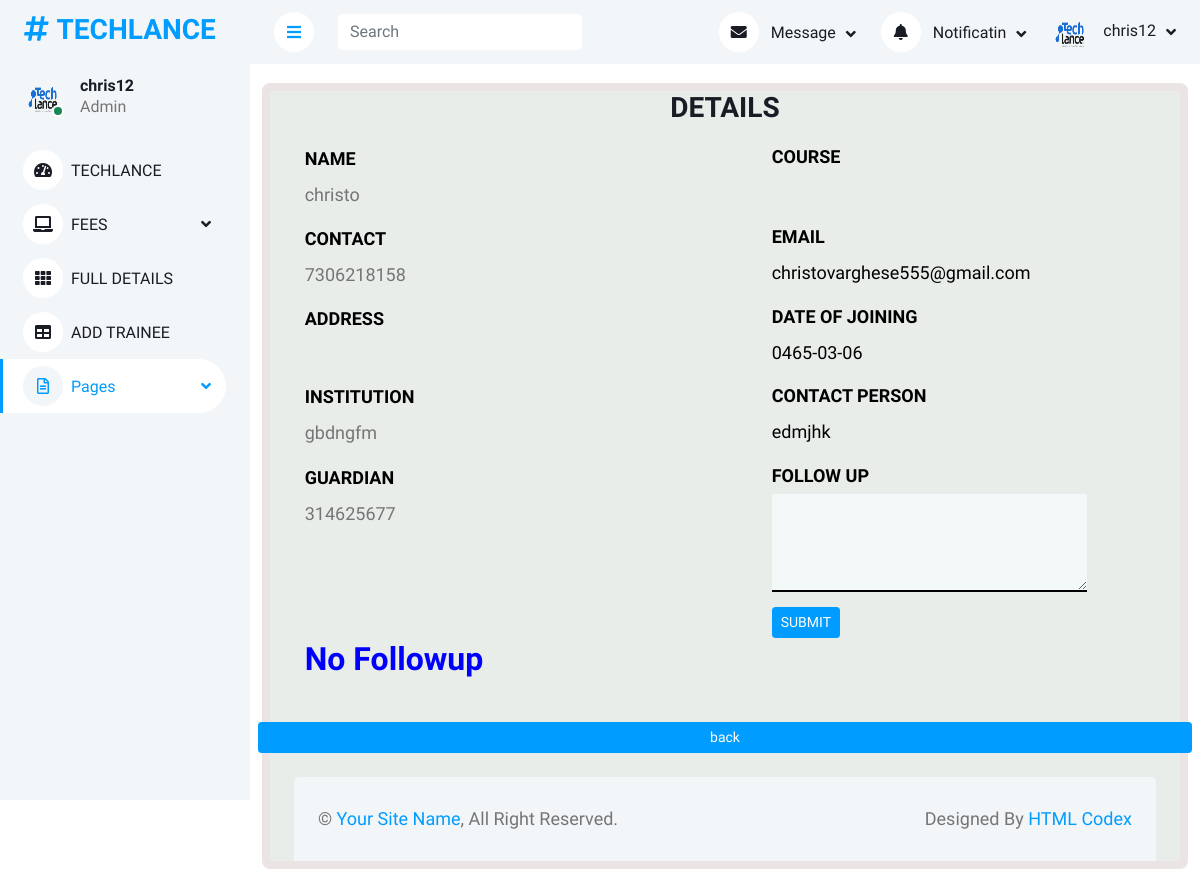
/teclance/teclance/pending.php?ids=28 (signed in), run on the app's committed database.
### tables this page shows
CREATE TABLE `reg_form` (
  `id` int(10) NOT NULL,
  `email` varchar(30) NOT NULL,
  `contact` varchar(40) NOT NULL,
  `address` varchar(50) NOT NULL,
  `course` varchar(40) NOT NULL,
  `date of joining` date NOT NULL,
  `instituion` varchar(40) NOT NULL,
  `contact person name` varchar(30) NOT NULL,
  `cp contact` varchar(40) NOT NULL,
  `date` date NOT NULL,
  `place` varchar(40) NOT NULL,
  `signature` text NOT NULL,
  `name` varchar(50) NOT NULL,
  `photo` text NOT NULL,
  `pen` int(11) NOT NULL,
  `status` int(11) NOT NULL DEFAULT 99 COMMENT 'payed or not',
  `courses` varchar(30) NOT NULL
);

### teclance/teclance/pending.php (the view, shortened to what this page needs)
<?php
include("reg_database.php");
 $uuid=$_SESSION["USERID"];
$sql31= "SELECT * FROM `login` WHERE `id`='$uuid'";
$result31=$conn->query($sql31);
 while($row31 = $result31->fetch_assoc())
                    {
                        $nameuser=$row31['username'];
                        }
?>
<!DOCTYPE html>
<html lang="en">
<head>
    <link href="https://cdnjs.cloudflare.com/ajax/libs/font-awesome/5.10.0/css/all.min.css" rel="stylesheet">
    <link href="https://cdn.jsdelivr.net/npm/bootstrap-icons@1.4.1/font/bootstrap-icons.css" rel="stylesheet">
    <link href="lib/owlcarousel/assets/owl.carousel.min.css" rel="stylesheet">
    <link href="lib/tempusdominus/css/tempusdominus-bootstrap-4.min.css" rel="stylesheet" />
    <link href="css/bootstrap.min.css" rel="stylesheet">
    <link href="css/style.css" rel="stylesheet">
  <link rel="stylesheet" href="css/bootstrap.min.css">
         <link rel="stylesheet" href="css/style3.css">
</head>
<body class="bdy">
    <div class="container-xxl position-relative bg-white d-flex p-0">
        <div class="sidebar pe-4 pb-3">
            <nav class="navbar bg-light navbar-light">
                <a href="index.html" class="navbar-brand mx-4 mb-3">
                    <h3 class="text-primary"><i class="fa fa-hashtag me-2"></i>TECHLANCE</h3>
                </a>
                <div class="d-flex align-items-center ms-4 mb-4">
                    <div class="position-relative">
                        <img class="rounded-circle" src="img/logo.png" alt="" style="width: 40px; height: 40px;">
                        <div class="bg-success rounded-circle border border-2 border-white position-absolute end-0 bottom-0 p-1"></div>
                    </div>
                    <div class="ms-3">
                        <h6 class="mb-0"><?php echo $nameuser;?></h6>
                        <span>Admin</span>
                    </div>
                </div>
                <div class="navbar-nav w-100">
                    <a href="index.php" class="nav-item nav-link"><i class="fa fa-tachometer-alt me-2"></i>TECHLANCE</a>
                    <div class="nav-item dropdown">
                    <a href="#" class="nav-link dropdown-toggle" data-bs-toggle="dropdown"><i class="fa fa-laptop me-2"></i>FEES</a>
                    <a href="fulldetail.php" class="nav-item nav-link"><i class="fa fa-th me-2"></i>FULL DETAILS</a>
                    <a href="reg_form.php" class="nav-item nav-link"><i class="fa fa-table me-2"></i>ADD TRAINEE</a>
                    <div class="nav-item dropdown">
                        <a href="#" class="nav-link dropdown-toggle active" data-bs-toggle="dropdown"><i class="far fa-file-alt me-2"></i>Pages</a>
                    </div>
                </div>
            </nav>
        </div>
        <div class="content">
            <nav class="navbar navbar-expand bg-light navbar-light sticky-top px-4 py-0">
                <a href="#" class="sidebar-toggler flex-shrink-0">
                    <i class="fa fa-bars"></i>
                </a>
                <form class="d-none d-md-flex ms-4">
                    <input class="form-control border-0" type="search" placeholder="Search">
                </form>
                <div class="navbar-nav align-items-center ms-auto">
                    <div class="nav-item dropdown">
                        <a href="#" class="nav-link dropdown-toggle" data-bs-toggle="dropdown">
                            <i class="fa fa-envelope me-lg-2"></i>
                            <span class="d-none d-lg-inline-flex">Message</span>
                        </a>
                    </div>
                    <div class="nav-item dropdown">
                        <a href="#" class="nav-link dropdown-toggle" data-bs-toggle="dropdown">
                            <i class="fa fa-bell me-lg-2"></i>
                            <span class="d-none d-lg-inline-flex">Notificatin</span>
                        </a>
                    </div>
                    <div class="nav-item dropdown">
                        <a href="#" class="nav-link dropdown-toggle" data-bs-toggle="dropdown">
                            <img class="rounded-circle me-lg-2" src="img/logo.png" alt="" style="width: 40px; height: 40px;">
                            <span class="d-none d-lg-inline-flex"><?php echo $nameuser;?></span>
                        </a>
                    </div>
                </div>
            </nav>
            <?php
include("reg_database.php");
 $ids = $_GET['ids'];
$sql3= "SELECT * FROM `reg_form` WHERE `id`='$ids'";
$result3=$conn->query($sql3);
$sql4= "SELECT * FROM `pendings` WHERE `rid`='$ids'";
$result4=$conn->query($sql4);
?>
  <?php
                    while($row3 = $result3->fetch_assoc())
                    {
                ?>
  <div class="container">
    <div class="form1">
      <form class="frm" action="pending_connection.php" method="post">
          <h3 align="center">DETAILS</h3>
              <div class="row">
                        <div  class="cls mm col-6 col-sm-6 col-md-6 col-lg-6 col-xl-6 col-xxl-6">
                                 <div>
                              <label>NAME</label>
                              </div>
                              <div class="column">
                              <?php echo $row3['name'];?>
                              </div>
                       </div>
                         <div class="in col-6 col-sm-6 col-md-6 col-lg-6 col-xl-6 col-xxl-6">
                               <div>
                              <label>COURSE</label>
                              </div>
                       </div>
              </div>
              <div class="row">
                        <div  class="cls mm col-6 col-sm-6 col-md-6 col-lg-6 col-xl-6 col-xxl-6">
                                 <div>
                              <label>CONTACT</label>
                              </div>
                              <div class="column">
                              <?php echo $row3['contact'];?>
                              </div>
                       </div>
                         <div class="in col-6 col-sm-6 col-md-6 col-lg-6 col-xl-6 col-xxl-6">
                               <div>
                              <label>EMAIL</label>
                              </div>
                              <div class="column">
                              <?php echo $row3['email'];?>
                              </div>
                       </div>
              </div>
              <div class="row">
                        <div  class="cls mm col-6 col-sm-6 col-md-6 col-lg-6 col-xl-6 col-xxl-6">
                                 <div>
                              <label>ADDRESS</label>
                              </div>
                       </div>
                         <div class="in col-6 col-sm-6 col-md-6 col-lg-6 col-xl-6 col-xxl-6">
                               <div>
                              <label>DATE OF JOINING</label>
                              </div>
                              <div class="column">
                              <?php echo $row3['date of joining'];?>
                              </div>
                       </div>
              </div>
              <div class="row">
                        <div  class="cls mm col-6 col-sm-6 col-md-6 col-lg-6 col-xl-6 col-xxl-6">
                                 <div>
                              <label>INSTITUTION</label>
                              </div>
                              <div class="column">
                              <?php echo $row3['instituion'];?>
                              </div>
                       </div>
                         <div class="in col-6 col-sm-6 col-md-6 col-lg-6 col-xl-6 col-xxl-6">
                               <div>
                              <label>CONTACT PERSON</label>
                              </div>
                              <div class="column">
                              <?php echo $row3['contact person name'];?>
                              </div>
                       </div>
              </div>
              <div class="row">
                        <div  class="cls mm col-6 col-sm-6 col-md-6 col-lg-6 col-xl-6 col-xxl-6">
                                 <div>
                              <label>GUARDIAN</label>
                              </div>
                              <div class="column">
                              <?php echo $row3['cp contact'];?>
                              </div>
                       </div>
                         <div class="in col-6 col-sm-6 col-md-6 col-lg-6 col-xl-6 col-xxl-6">
                               <div>
                              <label>FOLLOW UP</label>
                              </div>
                              <div class="column">
                              <textarea class="texta texx" name="texta"></textarea>
                              <input class="btn btn-sm btn-primary" type="submit" value="SUBMIT">
                              </div>
                       </div>
              </div>
              <div class="row">
                        <div  class="cls mm col-12 col-sm-12 col-md-12 col-lg-12 col-xl-12 col-xxl-12">
                        <?php
                                    if($result4->num_rows > 0){
                                        ?>
                         <label>FOLLOWUP</label>
                        </div>
                        <div class="in col-12 col-sm-12 col-md-12 col-lg-12 col-xl-12 col-xxl-12">
                            <br>
                            <table id="example" class="table table-striped table-bordered" style="width:100%">
                            <thead>
                            <tr class="text-dark">
                                <th><b>SL.NO</b></th>
                                <th><b>DATE</b></th>
                                <th><b>REASON</b></th>
                            </tr>
                        </thead>
                        <tbody>
                        <?php
                        $i=0;
              while($row4 = $result4->fetch_assoc())
{
  ?>
   <tr>
                                <td ><?php $i=$i+1; echo $i.")";  ?></td>
                                <td> <?php echo $row4['date'];?></td>
                                <td> <?php echo $row4['enquiry'];?></td>
                            </div>
                                </tr>
                           <?php
            }
?>
 </tbody>
                     </table>
                        </div>
                        <?php
            }else{
                                echo '<h2 style = color:blue;>No Followup</h2>';
                            }
                            ?>
              </div>
       <a class="btn btn-sm btn-primary" href="index.php">back</a>
      </form>
    </div>
    <div class="container-fluid pt-4 px-4">
                <div class="bg-light rounded-top p-4">
                    <div class="row">
                        <div class="col-12 col-sm-6 text-center text-sm-start">
                            &copy; <a href="#">Your Site Name</a>, All Right Reserved.
                        </div>
                        <div class="col-12 col-sm-6 text-center text-sm-end">
                            Designed By <a href="https://htmlcodex.com">HTML Codex</a>
                        </div>
                    </div>
                </div>
            </div>
        </div>
  </div>
   <?php
            }
          ?>
    </div>
</body>
</html>

### teclance/teclance/css/style.css (style rules this page uses)
:root { --primary: #009CFF; --light: #F3F6F9; --dark: #191C24; }
.btn { transition: .5s; }
.btn.btn-primary { color: #FFFFFF; }
.sidebar { position: fixed; top: 0; left: 0; bottom: 0; width: 250px; height: 100vh; overflow-y: auto; background: var(--light); transition: 0.5s; z-index: 999; }
.content { margin-left: 250px; min-height: 100vh; background: #FFFFFF; transition: 0.5s; }
@media (min-width: 992px) { .sidebar { margin-left: 0; } }
@media (min-width: 992px) { .content { width: calc(100% - 250px); } }
.sidebar .navbar .navbar-nav .nav-link { padding: 7px 20px; color: var(--dark); font-weight: 500; border-left: 3px solid var(--light); border-radius: 0 30px 30px 0; outline: none; }
.sidebar .navbar .navbar-nav .nav-link:hover, .sidebar .navbar .navbar-nav .nav-link.active { color: var(--primary); background: #FFFFFF; border-color: var(--primary); }
.sidebar .navbar .navbar-nav .nav-link i { width: 40px; height: 40px; display: inline-flex; align-items: center; justify-content: center; background: #FFFFFF; border-radius: 40px; }
.sidebar .navbar .navbar-nav .nav-link:hover i, .sidebar .navbar .navbar-nav .nav-link.active i { background: var(--light); }
.sidebar .navbar .dropdown-toggle::after { position: absolute; top: 15px; right: 15px; border: none; content: "\f107"; font-family: "Font Awesome 5 Free"; font-weight: 900; transition: .5s; }
.content .navbar .navbar-nav .nav-link { margin-left: 25px; padding: 12px 0; color: var(--dark); outline: none; }
.content .navbar .sidebar-toggler, .content .navbar .navbar-nav .nav-link i { width: 40px; height: 40px; display: inline-flex; align-items: center; justify-content: center; background: #FFFFFF; border-radius: 40px; }
.content .navbar .dropdown-toggle::after { margin-left: 6px; vertical-align: middle; border: none; content: "\f107"; font-family: "Font Awesome 5 Free"; font-weight: 900; transition: .5s; }

### teclance/teclance/css/style3.css (style rules this page uses)
.form1 label { padding-top: 2%; font-weight: bold; color: black; }
.form1 { width: 100%; height: 1%; line-height: 2; border-bottom: 2px solid crimson; }
.container { margin-top: 2%; }
.in { width: 40%; color: black; padding-left: 5%; }
.texx { background-color: #f3f9f9; width: 100%; padding: 12px 20px; margin-bottom: none; box-sizing: border-box; border: none; border-bottom: 2px solid black; }
.form1 { font-size: large; border-radius: 8px; line-height: 2; background-color:#e8edea; margin: auto; border: 8px solid #ebe4e4; }
.form1 label { font-weight: bold; }
.mm { padding-left: 5%; }
.bdy { background-color:white; }

### data on the page
reg_form: name "christo", contact "7306218158", email "christovarghese555@gmail.com", date of joining "0465-03-06", instituion "gbdngfm", contact person name "edmjhk", cp contact "314625677"

### other printed values
$nameuser "chris12"
